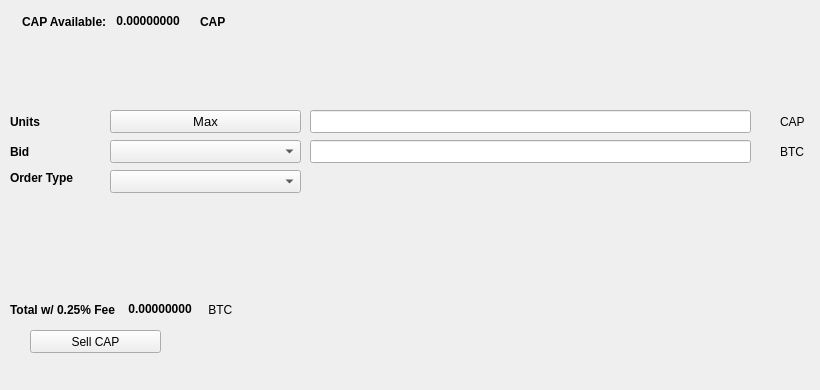
   <widget class="QWidget" name="SellTab">
    <attribute name="title">
     <string>Sell</string>
    </attribute>
    <widget class="QLabel" name="label_16">
     <property name="geometry">
      <rect>
       <x>780</x>
       <y>140</y>
       <width>31</width>
       <height>23</height>
      </rect>
     </property>
     <property name="text">
      <string>BTC</string>
     </property>
    </widget>
    <widget class="QComboBox" name="SellBidcomboBox">
     <property name="geometry">
      <rect>
       <x>110</x>
       <y>140</y>
       <width>191</width>
       <height>23</height>
      </rect>
     </property>
     <property name="font">
      <font>
       <pointsize>10</pointsize>
      </font>
     </property>
    </widget>
    <widget class="QLabel" name="label_18">
     <property name="geometry">
      <rect>
       <x>10</x>
       <y>110</y>
       <width>46</width>
       <height>23</height>
      </rect>
     </property>
     <property name="font">
      <font>
       <weight>75</weight>
       <bold>true</bold>
      </font>
     </property>
     <property name="text">
      <string>Units</string>
     </property>
    </widget>
    <widget class="QPushButton" name="Sell_Max_Amount">
     <property name="geometry">
      <rect>
       <x>110</x>
       <y>110</y>
       <width>191</width>
       <height>23</height>
      </rect>
     </property>
     <property name="font">
      <font>
       <pointsize>10</pointsize>
      </font>
     </property>
     <property name="text">
      <string>Max</string>
     </property>
    </widget>
    <widget class="QLabel" name="label_20">
     <property name="geometry">
      <rect>
       <x>10</x>
       <y>170</y>
       <width>91</width>
       <height>16</height>
      </rect>
     </property>
     <property name="font">
      <font>
       <weight>75</weight>
       <bold>true</bold>
      </font>
     </property>
     <property name="text">
      <string>Order Type</string>
     </property>
    </widget>
    <widget class="QComboBox" name="SellOrdertypeCombo">
     <property name="geometry">
      <rect>
       <x>110</x>
       <y>170</y>
       <width>191</width>
       <height>23</height>
      </rect>
     </property>
     <property name="font">
      <font>
       <pointsize>10</pointsize>
      </font>
     </property>
    </widget>
    <widget class="QLabel" name="label_21">
     <property name="geometry">
      <rect>
       <x>10</x>
       <y>140</y>
       <width>46</width>
       <height>23</height>
      </rect>
     </property>
     <property name="font">
      <font>
       <weight>75</weight>
       <bold>true</bold>
      </font>
     </property>
     <property name="text">
      <string>Bid</string>
     </property>
    </widget>
    <widget class="QLabel" name="label_22">
     <property name="geometry">
      <rect>
       <x>780</x>
       <y>110</y>
       <width>31</width>
       <height>23</height>
      </rect>
     </property>
     <property name="text">
      <string>CAP</string>
     </property>
    </widget>
    <widget class="QLineEdit" name="UnitsInputCAP">
     <property name="geometry">
      <rect>
       <x>310</x>
       <y>110</y>
       <width>441</width>
       <height>23</height>
      </rect>
     </property>
     <property name="font">
      <font>
       <pointsize>9</pointsize>
       <weight>75</weight>
       <bold>true</bold>
      </font>
     </property>
    </widget>
    <widget class="QLineEdit" name="SellBidPriceEdit">
     <property name="geometry">
      <rect>
       <x>310</x>
       <y>140</y>
       <width>441</width>
       <height>23</height>
      </rect>
     </property>
     <property name="font">
      <font>
       <pointsize>9</pointsize>
       <weight>75</weight>
       <bold>true</bold>
      </font>
     </property>
    </widget>
    <widget class="QPushButton" name="SellCAPBTN">
     <property name="geometry">
      <rect>
       <x>30</x>
       <y>330</y>
       <width>131</width>
       <height>23</height>
      </rect>
     </property>
     <property name="text">
      <string>Sell CAP</string>
     </property>
     <property name="icon">
      <iconset resource="../cap">
       <normaloff>:/icons/bitcoin</normaloff>:/icons/bitcoin</iconset>
     </property>
    </widget>
    <widget class="QWidget" name="layoutWidget3">
     <property name="geometry">
      <rect>
       <x>22</x>
       <y>12</y>
       <width>258</width>
       <height>19</height>
      </rect>
     </property>
     <layout class="QHBoxLayout" name="horizontalLayout">
      <item>
       <widget class="QLabel" name="label232_2">
        <property name="font">
         <font>
          <weight>75</weight>
          <bold>true</bold>
         </font>
        </property>
        <property name="text">
         <string>CAP Available:</string>
        </property>
       </widget>
      </item>
      <item>
       <widget class="QLabel" name="CAPAvailableLabel">
        <property name="palette">
         <palette>
          <active>
           <colorrole role="WindowText">
            <brush brushstyle="SolidPattern">
             <color alpha="255">
              <red>0</red>
              <green>0</green>
              <blue>0</blue>
             </color>
            </brush>
           </colorrole>
           <colorrole role="Button">
            <brush brushstyle="SolidPattern">
             <color alpha="255">
              <red>0</red>
              <green>170</green>
              <blue>0</blue>
             </color>
            </brush>
           </colorrole>
           <colorrole role="Light">
            <brush brushstyle="SolidPattern">
             <color alpha="255">
              <red>0</red>
              <green>255</green>
              <blue>0</blue>
             </color>
            </brush>
           </colorrole>
           <colorrole role="Midlight">
            <brush brushstyle="SolidPattern">
             <color alpha="255">
              <red>0</red>
              <green>212</green>
              <blue>0</blue>
             </color>
            </brush>
           </colorrole>
           <colorrole role="Dark">
            <brush brushstyle="SolidPattern">
             <color alpha="255">
              <red>0</red>
              <green>85</green>
              <blue>0</blue>
             </color>
            </brush>
           </colorrole>
           <colorrole role="Mid">
            <brush brushstyle="SolidPattern">
             <color alpha="255">
              <red>0</red>
              <green>113</green>
              <blue>0</blue>
             </color>
            </brush>
           </colorrole>
           <colorrole role="Text">
            <brush brushstyle="SolidPattern">
             <color alpha="255">
              <red>0</red>
              <green>170</green>
              <blue>0</blue>
             </color>
            </brush>
           </colorrole>
           <colorrole role="BrightText">
            <brush brushstyle="SolidPattern">
             <color alpha="255">
              <red>255</red>
              <green>255</green>
              <blue>255</blue>
             </color>
            </brush>
           </colorrole>
           <colorrole role="ButtonText">
            <brush brushstyle="SolidPattern">
             <color alpha="255">
              <red>0</red>
              <green>0</green>
              <blue>0</blue>
             </color>
            </brush>
           </colorrole>
           <colorrole role="Base">
            <brush brushstyle="SolidPattern">
             <color alpha="255">
              <red>255</red>
              <green>255</green>
              <blue>255</blue>
             </color>
            </brush>
           </colorrole>
           <colorrole role="Window">
            <brush brushstyle="SolidPattern">
             <color alpha="255">
              <red>0</red>
              <green>170</green>
              <blue>0</blue>
             </color>
            </brush>
           </colorrole>
           <colorrole role="Shadow">
            <brush brushstyle="SolidPattern">
             <color alpha="255">
              <red>0</red>
              <green>0</green>
              <blue>0</blue>
             </color>
            </brush>
           </colorrole>
           <colorrole role="AlternateBase">
            <brush brushstyle="SolidPattern">
             <color alpha="255">
              <red>127</red>
              <green>212</green>
              <blue>127</blue>
             </color>
            </brush>
           </colorrole>
           <colorrole role="ToolTipBase">
            <brush brushstyle="SolidPattern">
             <color alpha="255">
              <red>255</red>
              <green>255</green>
              <blue>220</blue>
             </color>
            </brush>
           </colorrole>
           <colorrole role="ToolTipText">
            <brush brushstyle="SolidPattern">
             <color alpha="255">
              <red>0</red>
              <green>0</green>
              <blue>0</blue>
             </color>
            </brush>
           </colorrole>
          </active>
          <inactive>
           <colorrole role="WindowText">
            <brush brushstyle="SolidPattern">
             <color alpha="255">
              <red>0</red>
              <green>0</green>
              <blue>0</blue>
             </color>
            </brush>
           </colorrole>
           <colorrole role="Button">
            <brush brushstyle="SolidPattern">
             <color alpha="255">
              <red>0</red>
              <green>170</green>
              <blue>0</blue>
             </color>
            </brush>
           </colorrole>
           <colorrole role="Light">
            <brush brushstyle="SolidPattern">
             <color alpha="255">
              <red>0</red>
              <green>255</green>
              <blue>0</blue>
             </color>
            </brush>
           </colorrole>
           <colorrole role="Midlight">
            <brush brushstyle="SolidPattern">
             <color alpha="255">
              <red>0</red>
              <green>212</green>
              <blue>0</blue>
             </color>
            </brush>
           </colorrole>
           <colorrole role="Dark">
            <brush brushstyle="SolidPattern">
             <color alpha="255">
              <red>0</red>
              <green>85</green>
              <blue>0</blue>
             </color>
            </brush>
           </colorrole>
           <colorrole role="Mid">
            <brush brushstyle="SolidPattern">
             <color alpha="255">
              <red>0</red>
              <green>113</green>
              <blue>0</blue>
             </color>
            </brush>
           </colorrole>
           <colorrole role="Text">
            <brush brushstyle="SolidPattern">
             <color alpha="255">
              <red>0</red>
              <green>170</green>
              <blue>0</blue>
             </color>
            </brush>
           </colorrole>
           <colorrole role="BrightText">
            <brush brushstyle="SolidPattern">
             <color alpha="255">
              <red>255</red>
              <green>255</green>
              <blue>255</blue>
             </color>
            </brush>
           </colorrole>
           <colorrole role="ButtonText">
            <brush brushstyle="SolidPattern">
             <color alpha="255">
              <red>0</red>
              <green>0</green>
              <blue>0</blue>
             </color>
            </brush>
           </colorrole>
           <colorrole role="Base">
            <brush brushstyle="SolidPattern">
             <color alpha="255">
              <red>255</red>
              <green>255</green>
              <blue>255</blue>
             </color>
            </brush>
           </colorrole>
           <colorrole role="Window">
            <brush brushstyle="SolidPattern">
             <color alpha="255">
              <red>0</red>
              <green>170</green>
              <blue>0</blue>
             </color>
            </brush>
           </colorrole>
           <colorrole role="Shadow">
            <brush brushstyle="SolidPattern">
             <color alpha="255">
              <red>0</red>
              <green>0</green>
              <blue>0</blue>
             </color>
            </brush>
           </colorrole>
           <colorrole role="AlternateBase">
            <brush brushstyle="SolidPattern">
             <color alpha="255">
              <red>127</red>
              <green>212</green>
              <blue>127</blue>
             </color>
            </brush>
           </colorrole>
           <colorrole role="ToolTipBase">
            <brush brushstyle="SolidPattern">
             <color alpha="255">
              <red>255</red>
              <green>255</green>
              <blue>220</blue>
             </color>
            </brush>
           </colorrole>
           <colorrole role="ToolTipText">
            <brush brushstyle="SolidPattern">
             <color alpha="255">
              <red>0</red>
              <green>0</green>
              <blue>0</blue>
             </color>
            </brush>
           </colorrole>
          </inactive>
          <disabled>
           <colorrole role="WindowText">
            <brush brushstyle="SolidPattern">
             <color alpha="255">
              <red>0</red>
              <green>85</green>
              <blue>0</blue>
             </color>
            </brush>
           </colorrole>
           <colorrole role="Button">
            <brush brushstyle="SolidPattern">
             <color alpha="255">
              <red>0</red>
              <green>170</green>
              <blue>0</blue>
             </color>
            </brush>
           </colorrole>
           <colorrole role="Light">
            <brush brushstyle="SolidPattern">
             <color alpha="255">
              <red>0</red>
              <green>255</green>
              <blue>0</blue>
             </color>
            </brush>
           </colorrole>
           <colorrole role="Midlight">
            <brush brushstyle="SolidPattern">
             <color alpha="255">
              <red>0</red>
              <green>212</green>
              <blue>0</blue>
             </color>
            </brush>
           </colorrole>
           <colorrole role="Dark">
            <brush brushstyle="SolidPattern">
             <color alpha="255">
              <red>0</red>
              <green>85</green>
              <blue>0</blue>
             </color>
            </brush>
           </colorrole>
           <colorrole role="Mid">
            <brush brushstyle="SolidPattern">
             <color alpha="255">
              <red>0</red>
              <green>113</green>
              <blue>0</blue>
             </color>
            </brush>
           </colorrole>
           <colorrole role="Text">
            <brush brushstyle="SolidPattern">
             <color alpha="255">
              <red>0</red>
              <green>85</green>
              <blue>0</blue>
             </color>
            </brush>
           </colorrole>
           <colorrole role="BrightText">
            <brush brushstyle="SolidPattern">
             <color alpha="255">
              <red>255</red>
              <green>255</green>
              <blue>255</blue>
             </color>
            </brush>
           </colorrole>
           <colorrole role="ButtonText">
            <brush brushstyle="SolidPattern">
             <color alpha="255">
              <red>0</red>
              <green>85</green>
              <blue>0</blue>
             </color>
            </brush>
           </colorrole>
           <colorrole role="Base">
            <brush brushstyle="SolidPattern">
             <color alpha="255">
              <red>0</red>
              <green>170</green>
              <blue>0</blue>
             </color>
            </brush>
           </colorrole>
           <colorrole role="Window">
            <brush brushstyle="SolidPattern">
             <color alpha="255">
              <red>0</red>
              <green>170</green>
              <blue>0</blue>
             </color>
            </brush>
           </colorrole>
           <colorrole role="Shadow">
            <brush brushstyle="SolidPattern">
             <color alpha="255">
              <red>0</red>
              <green>0</green>
              <blue>0</blue>
             </color>
            </brush>
           </colorrole>
           <colorrole role="AlternateBase">
            <brush brushstyle="SolidPattern">
             <color alpha="255">
              <red>0</red>
              <green>170</green>
              <blue>0</blue>
             </color>
            </brush>
           </colorrole>
           <colorrole role="ToolTipBase">
            <brush brushstyle="SolidPattern">
             <color alpha="255">
              <red>255</red>
              <green>255</green>
              <blue>220</blue>
             </color>
            </brush>
           </colorrole>
           <colorrole role="ToolTipText">
            <brush brushstyle="SolidPattern">
             <color alpha="255">
              <red>0</red>
              <green>0</green>
              <blue>0</blue>
             </color>
            </brush>
           </colorrole>
          </disabled>
         </palette>
        </property>
        <property name="font">
         <font>
          <weight>75</weight>
          <bold>true</bold>
         </font>
        </property>
        <property name="text">
         <string> 0.00000000 </string>
        </property>
        <property name="textInteractionFlags">
         <set>Qt::LinksAccessibleByMouse|Qt::TextSelectableByKeyboard|Qt::TextSelectableByMouse</set>
        </property>
       </widget>
      </item>
      <item>
       <widget class="QLabel" name="labelCAP">
        <property name="font">
         <font>
          <weight>75</weight>
          <bold>true</bold>
         </font>
        </property>
        <property name="text">
         <string>CAP</string>
        </property>
       </widget>
      </item>
     </layout>
    </widget>
    <widget class="QWidget" name="layoutWidget">
     <property name="geometry">
      <rect>
       <x>10</x>
       <y>300</y>
       <width>268</width>
       <height>19</height>
      </rect>
     </property>
     <layout class="QHBoxLayout" name="horizontalLayout_2">
      <item>
       <widget class="QLabel" name="label_19">
        <property name="font">
         <font>
          <weight>75</weight>
          <bold>true</bold>
         </font>
        </property>
        <property name="text">
         <string>Total w/ 0.25% Fee </string>
        </property>
       </widget>
      </item>
      <item>
       <widget class="QLabel" name="SellCostLabel">
        <property name="palette">
         <palette>
          <active>
           <colorrole role="WindowText">
            <brush brushstyle="SolidPattern">
             <color alpha="255">
              <red>0</red>
              <green>0</green>
              <blue>0</blue>
             </color>
            </brush>
           </colorrole>
           <colorrole role="Button">
            <brush brushstyle="SolidPattern">
             <color alpha="255">
              <red>0</red>
              <green>170</green>
              <blue>0</blue>
             </color>
            </brush>
           </colorrole>
           <colorrole role="Light">
            <brush brushstyle="SolidPattern">
             <color alpha="255">
              <red>0</red>
              <green>255</green>
              <blue>0</blue>
             </color>
            </brush>
           </colorrole>
           <colorrole role="Midlight">
            <brush brushstyle="SolidPattern">
             <color alpha="255">
              <red>0</red>
              <green>212</green>
              <blue>0</blue>
             </color>
            </brush>
           </colorrole>
           <colorrole role="Dark">
            <brush brushstyle="SolidPattern">
             <color alpha="255">
              <red>0</red>
              <green>85</green>
              <blue>0</blue>
             </color>
            </brush>
           </colorrole>
           <colorrole role="Mid">
            <brush brushstyle="SolidPattern">
             <color alpha="255">
              <red>0</red>
              <green>113</green>
              <blue>0</blue>
             </color>
            </brush>
           </colorrole>
           <colorrole role="Text">
            <brush brushstyle="SolidPattern">
             <color alpha="255">
              <red>0</red>
              <green>170</green>
              <blue>0</blue>
             </color>
            </brush>
           </colorrole>
           <colorrole role="BrightText">
            <brush brushstyle="SolidPattern">
             <color alpha="255">
              <red>255</red>
              <green>255</green>
              <blue>255</blue>
             </color>
            </brush>
           </colorrole>
           <colorrole role="ButtonText">
            <brush brushstyle="SolidPattern">
             <color alpha="255">
              <red>0</red>
              <green>0</green>
              <blue>0</blue>
             </color>
            </brush>
           </colorrole>
           <colorrole role="Base">
            <brush brushstyle="SolidPattern">
             <color alpha="255">
              <red>255</red>
              <green>255</green>
              <blue>255</blue>
             </color>
            </brush>
           </colorrole>
           <colorrole role="Window">
            <brush brushstyle="SolidPattern">
             <color alpha="255">
              <red>0</red>
              <green>170</green>
              <blue>0</blue>
             </color>
            </brush>
           </colorrole>
           <colorrole role="Shadow">
            <brush brushstyle="SolidPattern">
             <color alpha="255">
              <red>0</red>
              <green>0</green>
              <blue>0</blue>
             </color>
            </brush>
           </colorrole>
           <colorrole role="AlternateBase">
            <brush brushstyle="SolidPattern">
             <color alpha="255">
              <red>127</red>
              <green>212</green>
              <blue>127</blue>
             </color>
            </brush>
           </colorrole>
           <colorrole role="ToolTipBase">
            <brush brushstyle="SolidPattern">
             <color alpha="255">
              <red>255</red>
              <green>255</green>
              <blue>220</blue>
             </color>
            </brush>
           </colorrole>
           <colorrole role="ToolTipText">
            <brush brushstyle="SolidPattern">
             <color alpha="255">
              <red>0</red>
              <green>0</green>
              <blue>0</blue>
             </color>
            </brush>
           </colorrole>
          </active>
          <inactive>
           <colorrole role="WindowText">
            <brush brushstyle="SolidPattern">
             <color alpha="255">
              <red>0</red>
              <green>0</green>
              <blue>0</blue>
             </color>
            </brush>
           </colorrole>
           <colorrole role="Button">
            <brush brushstyle="SolidPattern">
             <color alpha="255">
              <red>0</red>
              <green>170</green>
              <blue>0</blue>
             </color>
            </brush>
           </colorrole>
           <colorrole role="Light">
            <brush brushstyle="SolidPattern">
             <color alpha="255">
              <red>0</red>
              <green>255</green>
              <blue>0</blue>
             </color>
            </brush>
           </colorrole>
           <colorrole role="Midlight">
            <brush brushstyle="SolidPattern">
             <color alpha="255">
              <red>0</red>
              <green>212</green>
              <blue>0</blue>
             </color>
            </brush>
           </colorrole>
           <colorrole role="Dark">
            <brush brushstyle="SolidPattern">
             <color alpha="255">
              <red>0</red>
              <green>85</green>
              <blue>0</blue>
             </color>
            </brush>
           </colorrole>
           <colorrole role="Mid">
            <brush brushstyle="SolidPattern">
             <color alpha="255">
              <red>0</red>
              <green>113</green>
              <blue>0</blue>
             </color>
            </brush>
           </colorrole>
           <colorrole role="Text">
            <brush brushstyle="SolidPattern">
             <color alpha="255">
              <red>0</red>
              <green>170</green>
              <blue>0</blue>
             </color>
            </brush>
           </colorrole>
           <colorrole role="BrightText">
            <brush brushstyle="SolidPattern">
             <color alpha="255">
              <red>255</red>
              <green>255</green>
              <blue>255</blue>
             </color>
            </brush>
           </colorrole>
           <colorrole role="ButtonText">
            <brush brushstyle="SolidPattern">
             <color alpha="255">
              <red>0</red>
              <green>0</green>
              <blue>0</blue>
             </color>
            </brush>
           </colorrole>
           <colorrole role="Base">
            <brush brushstyle="SolidPattern">
             <color alpha="255">
              <red>255</red>
              <green>255</green>
              <blue>255</blue>
             </color>
            </brush>
           </colorrole>
           <colorrole role="Window">
            <brush brushstyle="SolidPattern">
             <color alpha="255">
              <red>0</red>
              <green>170</green>
              <blue>0</blue>
             </color>
            </brush>
           </colorrole>
           <colorrole role="Shadow">
            <brush brushstyle="SolidPattern">
             <color alpha="255">
              <red>0</red>
              <green>0</green>
              <blue>0</blue>
             </color>
            </brush>
           </colorrole>
           <colorrole role="AlternateBase">
            <brush brushstyle="SolidPattern">
             <color alpha="255">
              <red>127</red>
              <green>212</green>
              <blue>127</blue>
             </color>
            </brush>
           </colorrole>
           <colorrole role="ToolTipBase">
            <brush brushstyle="SolidPattern">
             <color alpha="255">
              <red>255</red>
              <green>255</green>
              <blue>220</blue>
             </color>
            </brush>
           </colorrole>
           <colorrole role="ToolTipText">
            <brush brushstyle="SolidPattern">
             <color alpha="255">
              <red>0</red>
              <green>0</green>
              <blue>0</blue>
             </color>
            </brush>
           </colorrole>
          </inactive>
          <disabled>
           <colorrole role="WindowText">
            <brush brushstyle="SolidPattern">
             <color alpha="255">
              <red>0</red>
              <green>85</green>
              <blue>0</blue>
             </color>
            </brush>
           </colorrole>
           <colorrole role="Button">
            <brush brushstyle="SolidPattern">
             <color alpha="255">
              <red>0</red>
              <green>170</green>
              <blue>0</blue>
             </color>
            </brush>
           </colorrole>
           <colorrole role="Light">
            <brush brushstyle="SolidPattern">
             <color alpha="255">
              <red>0</red>
              <green>255</green>
              <blue>0</blue>
             </color>
            </brush>
           </colorrole>
           <colorrole role="Midlight">
            <brush brushstyle="SolidPattern">
             <color alpha="255">
              <red>0</red>
              <green>212</green>
              <blue>0</blue>
             </color>
            </brush>
           </colorrole>
           <colorrole role="Dark">
            <brush brushstyle="SolidPattern">
             <color alpha="255">
              <red>0</red>
              <green>85</green>
              <blue>0</blue>
             </color>
            </brush>
           </colorrole>
           <colorrole role="Mid">
            <brush brushstyle="SolidPattern">
             <color alpha="255">
              <red>0</red>
              <green>113</green>
              <blue>0</blue>
             </color>
            </brush>
           </colorrole>
           <colorrole role="Text">
            <brush brushstyle="SolidPattern">
             <color alpha="255">
              <red>0</red>
              <green>85</green>
              <blue>0</blue>
             </color>
            </brush>
           </colorrole>
           <colorrole role="BrightText">
            <brush brushstyle="SolidPattern">
             <color alpha="255">
              <red>255</red>
              <green>255</green>
              <blue>255</blue>
             </color>
            </brush>
           </colorrole>
           <colorrole role="ButtonText">
            <brush brushstyle="SolidPattern">
             <color alpha="255">
              <red>0</red>
              <green>85</green>
              <blue>0</blue>
             </color>
            </brush>
           </colorrole>
           <colorrole role="Base">
            <brush brushstyle="SolidPattern">
             <color alpha="255">
              <red>0</red>
              <green>170</green>
              <blue>0</blue>
             </color>
            </brush>
           </colorrole>
           <colorrole role="Window">
            <brush brushstyle="SolidPattern">
             <color alpha="255">
              <red>0</red>
              <green>170</green>
              <blue>0</blue>
             </color>
            </brush>
           </colorrole>
           <colorrole role="Shadow">
            <brush brushstyle="SolidPattern">
             <color alpha="255">
              <red>0</red>
              <green>0</green>
              <blue>0</blue>
             </color>
            </brush>
           </colorrole>
           <colorrole role="AlternateBase">
            <brush brushstyle="SolidPattern">
             <color alpha="255">
              <red>0</red>
              <green>170</green>
              <blue>0</blue>
             </color>
            </brush>
           </colorrole>
           <colorrole role="ToolTipBase">
            <brush brushstyle="SolidPattern">
             <color alpha="255">
              <red>255</red>
              <green>255</green>
              <blue>220</blue>
             </color>
            </brush>
           </colorrole>
           <colorrole role="ToolTipText">
            <brush brushstyle="SolidPattern">
             <color alpha="255">
              <red>0</red>
              <green>0</green>
              <blue>0</blue>
             </color>
            </brush>
           </colorrole>
          </disabled>
         </palette>
        </property>
        <property name="font">
         <font>
          <weight>75</weight>
          <bold>true</bold>
         </font>
        </property>
        <property name="autoFillBackground">
         <bool>false</bool>
        </property>
        <property name="text">
         <string> 0.00000000</string>
        </property>
        <property name="textInteractionFlags">
         <set>Qt::LinksAccessibleByMouse|Qt::TextSelectableByMouse</set>
        </property>
       </widget>
      </item>
      <item>
       <widget class="QLabel" name="label_17">
        <property name="font">
         <font>
          <weight>50</weight>
          <bold>false</bold>
         </font>
        </property>
        <property name="text">
         <string> BTC</string>
        </property>
       </widget>
      </item>
     </layout>
    </widget>
    <widget class="QLabel" name="label_23">
     <property name="geometry">
      <rect>
       <x>460</x>
       <y>300</y>
       <width>281</width>
       <height>81</height>
      </rect>
     </property>
     <property name="text">
      <string/>
     </property>
     <property name="pixmap">
      <pixmap>:/images/bittrex</pixmap>
     </property>
    </widget>
   </widget>
